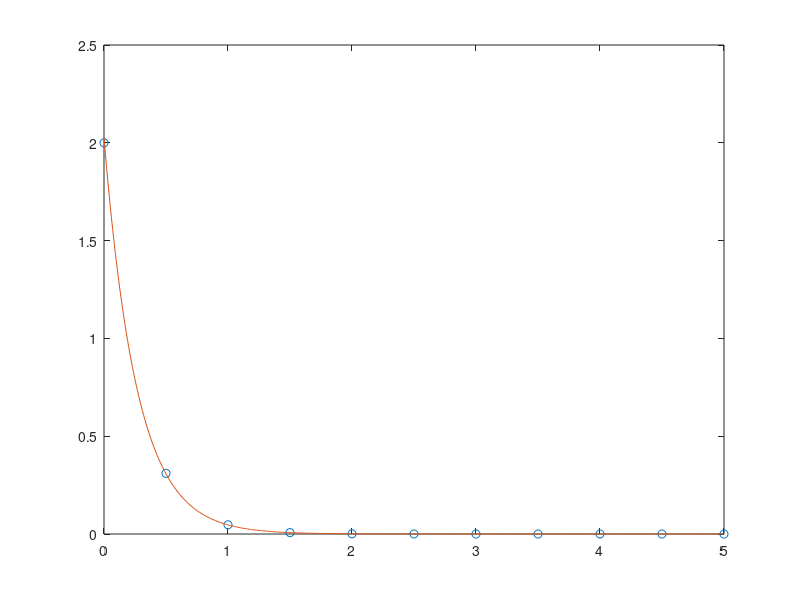

MATLAB code to generate this figure: (Note: this script raises an error after producing the figure.)
disp("Parte 4 B-Ejercicio 10")
disp("\n")
disp("a)")
disp("\n")

x=[0;0.5;1;1.5;2;2.5;3;3.5;4;4.5;5];
y= [2.0*10^0;3.1*10^-1;4.7*10^-2;7.1*10^-3;1.08*10^-3;1.6*10^-4;2.5*10^-5;3.8*10^-6;5.7*10^-7;8.7*10^-8;1.3*10^-8]; 

[x y]

z = log(y);
p = polyfit(x,z,1)

k = exp(p(2))
a = exp(p(1))

F = @(x) k * a .^(x)

plot(x,y,'o',0:0.01:5,F(0:0.01:5))

disp("\n");
input("Pulsar ENTER para continuar");
disp("\n")
disp("b)")
disp("\n")

disp("ERROR:")
norm(y-F(x))/norm(y)

disp("\n");
input("Pulsar ENTER para continuar");
disp("\n")
disp("c)")
disp("\n")

F(6.5)

disp("\n");
input("Pulsar ENTER para continuar");
disp("\n")
disp("d)")
disp("\n")

G = @(t) F(t) - (0.1*10^-6);
t = bisec(G,4,4.5,100)

F(t)

disp("\n");
input("Pulsar ENTER para continuar");
disp("\n")
disp("e)")
disp("\n")

G = @(t) F(t) - (y(1)/2);
t = NR_ap(G, 1, 100)

y(1)
F(t)